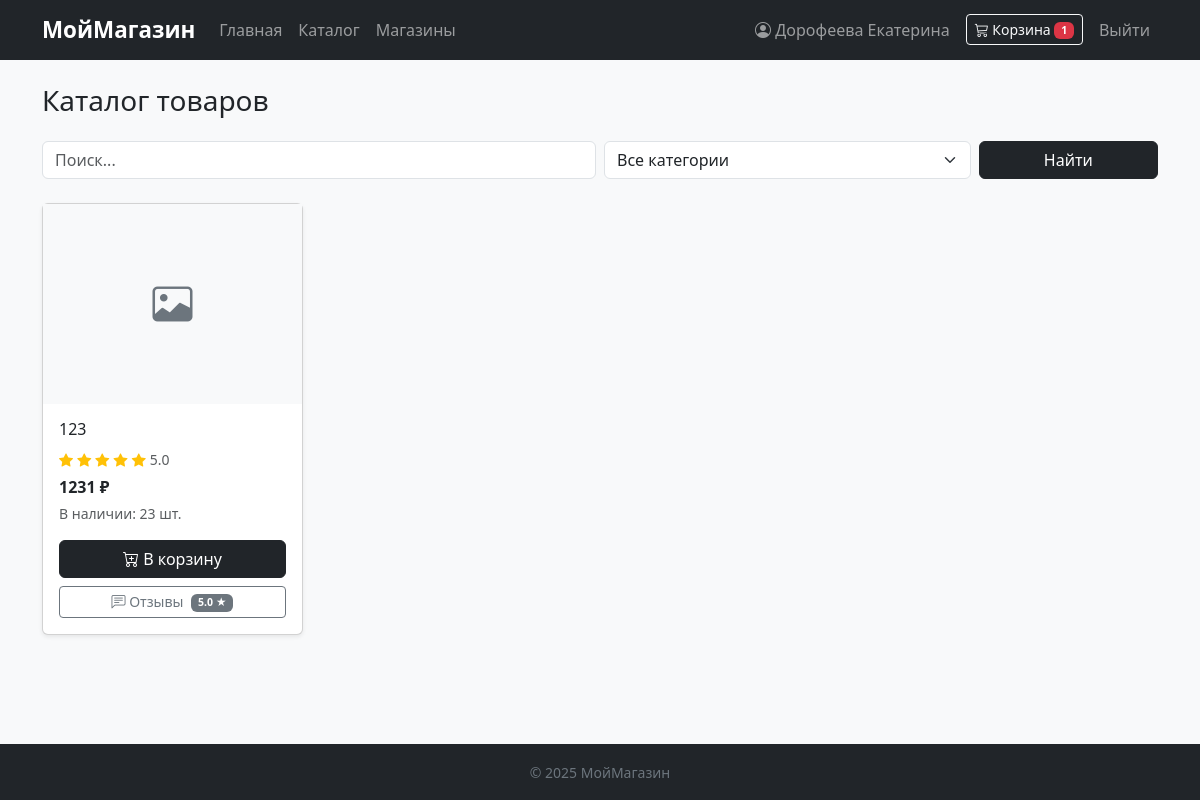
The app's page /catalog (signed in) with its own data.
### data/users.py (models this page shows, shortened)
class User(SqlAlchemyBase, UserMixin):
    __tablename__ = 'users'
    id = Column(Integer, primary_key=True, autoincrement=True)
    name = Column(String, nullable=True)
    email = Column(String, index=True, unique=True, nullable=True)
    hashed_password = Column(String, nullable=True)
    role = Column(Enum("admin", "user", "manager", "warehouse", "support", "courier", name="user_roles"), nullable=True)
    created_date = Column(DateTime, default=datetime.datetime.now)

### data/product.py (models this page shows)
class Products(SqlAlchemyBase, UserMixin):
    __tablename__ = 'products'
    id = Column(Integer, primary_key=True, autoincrement=True)
    name = Column(String, nullable=True, unique=True)
    price = Column(Integer, nullable=True)
    quantity = Column(Integer, nullable=True)
    created_date = Column(DateTime, default=datetime.datetime.now)

### app.py (the view)
@app.route('/catalog')
def catalog():
    q = request.args.get('q', '').strip()
    selected_category = request.args.get('category', '')
    with session_scope() as db_sess:
        query = db_sess.query(Products)
        if q:
            query = query.filter(Products.name.ilike(f'%{q}%'))
        products = query.all()
        images = {img.product_id: url_for('static', filename=f'uploads/{img.filename}')
                  for img in db_sess.query(ProductImage).all()}
        all_reviews = db_sess.query(Review).all()
    ratings = {}
    for rev in all_reviews:
        ratings.setdefault(rev.product_id, []).append(rev.rating)
    ratings = {pid: round(sum(vals) / len(vals), 1) for pid, vals in ratings.items()}
    is_staff = current_user.is_authenticated and current_user.role in ['admin', 'manager', 'warehouse']
    return render_template('catalog.html', products=products, images=images,
                           is_staff=is_staff, ratings=ratings, q=q,
                           categories=CATEGORIES, selected_category=selected_category)

### app.py (called while the page is built)
@contextmanager
def session_scope():
    db_sess = db_session.create_session()
    try:
        yield db_sess
    finally:
        db_sess.close()

def cart_count():
    if not current_user.is_authenticated:
        return 0
    with session_scope() as db_sess:
        items = db_sess.query(Cart).filter(Cart.user_id == current_user.id).all()
        return sum(item.quantity for item in items)

@app.context_processor
def inject_cart_count():
    return dict(cart_count=cart_count())

@login_manager.user_loader
def load_user(user_id):
    with session_scope() as db_sess:
        return db_sess.get(User, user_id)

### data/db_session.py (called while the page is built)
def create_session() -> Session:
    global __factory
    return __factory()

### templates/catalog.html (shortened to what this page needs)
{% extends 'base.html' %}
{% block content %}
<div class="d-flex align-items-center justify-content-between mb-4">
    <h1 class="h3 mb-0">Каталог товаров</h1>
</div>
<form method="get" class="row g-2 mb-4">
    <div class="col-md-6">
        <input type="text" name="q" value="{{ q or '' }}" placeholder="Поиск..." class="form-control">
    </div>
    <div class="col-md-4">
        <select name="category" class="form-select">
            <option value="">Все категории</option>
        </select>
    </div>
    <div class="col-md-2 d-flex gap-2">
        <button type="submit" class="btn btn-dark w-100">Найти</button>
    </div>
</form>
{% if products %}
<div class="row row-cols-1 row-cols-sm-2 row-cols-md-3 row-cols-lg-4 g-4">
    {% for p in products %}
    <div class="col">
        <div class="card h-100 shadow-sm">
            <div class="product-img">
                {% if images and p.id in images %}
                <img src="{{ images[p.id] }}" alt="{{ p.name }}">
                {% else %}
                <span><i class="bi bi-image fs-1 text-secondary"></i></span>
                {% endif %}
            </div>
            <div class="card-body d-flex flex-column">
                <h6 class="card-title">
                    <a href="{{ url_for('product', product_id=p.id) }}" class="text-decoration-none text-dark">{{ p.name }}</a>
                </h6>
                <div class="mb-1">
                    {% if ratings.get(p.id) %}
                        {% for i in range(1, 6) %}
                        <i class="bi bi-star{% if i <= ratings[p.id]|int %}-fill{% endif %} text-warning small"></i>
                        {% endfor %}
                        <span class="text-muted small">{{ ratings[p.id] }}</span>
                    {% else %}
                        <span class="text-muted small">Нет оценок</span>
                    {% endif %}
                </div>
                <p class="fw-bold mb-1">{{ p.price }} ₽</p>
                <p class="text-muted small mb-3">В наличии: {{ p.quantity }} шт.</p>
                <div class="mt-auto d-grid gap-2">
                    {% if current_user.is_authenticated %}
                    <form method="post" action="{{ url_for('cart_add', product_id=p.id) }}">
                        <button type="submit" class="btn btn-dark w-100">
                            <i class="bi bi-cart-plus"></i> В корзину
                        </button>
                    </form>
                    {% else %}
                    <a href="{{ url_for('login') }}" class="btn btn-outline-dark">Войдите чтобы купить</a>
                    {% endif %}
                    <button class="btn btn-outline-secondary btn-sm"
                            onclick="openReviews({{ p.id }}, '{{ p.name|e }}')">
                        <i class="bi bi-chat-left-text"></i> Отзывы
                        {% if ratings.get(p.id) %}<span class="badge bg-secondary ms-1">{{ ratings[p.id] }} ★</span>{% endif %}
                    </button>
                </div>
            </div>
        </div>
    </div>
    {% endfor %}
</div>
{% else %}
<div class="text-center py-5 text-muted">
    <i class="bi bi-search fs-1"></i>
    <p class="mt-2">Товары не найдены.</p>
</div>
{% endif %}
{% endblock %}

### templates/base.html (shortened to what this page needs)
<!DOCTYPE html>
<html lang="ru">
<head>
    <link href="https://cdn.jsdelivr.net/npm/bootstrap@5.3.3/dist/css/bootstrap.min.css" rel="stylesheet">
    <link href="https://cdn.jsdelivr.net/npm/bootstrap-icons@1.11.3/font/bootstrap-icons.css" rel="stylesheet">
</head>
<body class="bg-light">
<nav class="navbar navbar-expand-lg navbar-dark bg-dark">
    <div class="container">
        <a class="navbar-brand" href="{{ url_for('index') }}">МойМагазин</a>
        <div class="collapse navbar-collapse" id="navMenu">
            <ul class="navbar-nav me-auto">
                <li class="nav-item"><a class="nav-link" href="{{ url_for('index') }}">Главная</a></li>
                <li class="nav-item"><a class="nav-link" href="{{ url_for('catalog') }}">Каталог</a></li>
                <li class="nav-item"><a class="nav-link" href="{{ url_for('stores') }}">Магазины</a></li>
            </ul>
            <ul class="navbar-nav align-items-center gap-2">
                {% if current_user.is_authenticated %}
                    <li class="nav-item">
                        <a class="nav-link" href="{{ url_for('account') }}">
                            <i class="bi bi-person-circle"></i> {{ current_user.name }}
                        </a>
                    </li>
                    <li class="nav-item">
                        <a class="btn btn-sm btn-outline-light" href="{{ url_for('cart') }}">
                            <i class="bi bi-cart3"></i> Корзина
                            {% if cart_count > 0 %}
                            <span class="badge bg-danger">{{ cart_count }}</span>
                            {% endif %}
                        </a>
                    </li>
                    <li class="nav-item">
                        <a class="nav-link" href="{{ url_for('logout') }}">Выйти</a>
                    </li>
                {% else %}
                    <li class="nav-item"><a class="nav-link" href="{{ url_for('login') }}">Войти</a></li>
                    <li class="nav-item">
                        <a class="btn btn-sm btn-outline-light" href="{{ url_for('register') }}">Регистрация</a>
                    </li>
                {% endif %}
            </ul>
        </div>
    </div>
</nav>
<main class="container my-4">
    {% block content %}{% endblock %}
</main>
<footer class="bg-dark text-secondary text-center py-3 mt-5">
    <small>&copy; 2025 МойМагазин</small>
</footer>
</body>
</html>

### templates/base.html (style rules this page uses)
.product-img { height: 200px; object-fit: cover; width: 100%; background: #f8f9fa; display: flex; align-items: center; justify-content: center; color: #aaa; }
.navbar-brand { font-weight: 700; font-size: 1.4rem; }
html, body { height: 100%; }
body { display: flex; flex-direction: column; min-height: 100vh; }
main { flex: 1 0 auto; }
footer { flex-shrink: 0; }

### records on screen
User: name "Дорофеева Екатерина"
Products: name "123", ratings "5.0", price "1231", quantity "23"

### other values on screen
{{ cart_count }} "1"
